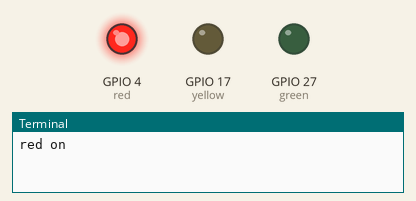
Recording of a program running on a simulated Raspberry Pi (BCM pin numbers). On the bench: output pins drawn as LEDs (lit = HIGH), the last lines printed to the terminal.

Above: at 1.0 s.
At 3.0 s:
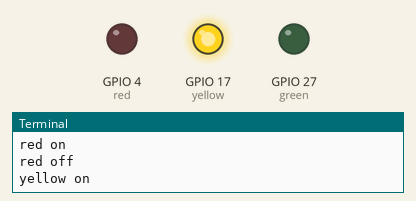
At 5.0 s:
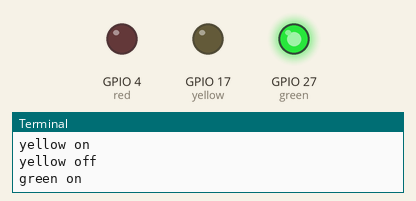
Timing chart, 0 to 7.8 s (numbered marks = the images above):
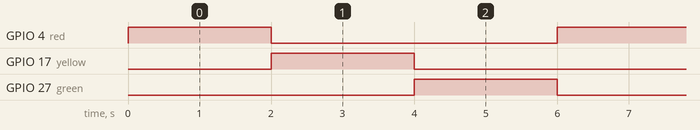

Measured:
- by itself, GPIO 4 (red), GPIO 17 (yellow), GPIO 27 (green): alternates HIGH for 2.0 s and LOW for 4.0 s
- by itself, everything shown: repeats every 6.0 s, in 3 steps

The program:

traffic_light.py
```python
import RPi.GPIO as gpio
import time

red = 4
yellow = 17
green = 27
gpio.setmode(gpio.BCM)
gpio.setup(red, gpio.OUT)
gpio.setup(yellow, gpio.OUT)
gpio.setup(green, gpio.OUT)

for i in range(100000):
    gpio.output(red, 1)
    print("red on")
    time.sleep(2)
    gpio.output(red, 0)
    print("red off\nyellow on")
    gpio.output(yellow, 1)
    time.sleep(2)
    gpio.output(yellow, 0)
    print("yellow off\ngreen on")
    gpio.output(green, 1)
    time.sleep(2)
    print("green off")
    gpio.output(green,0)
```
